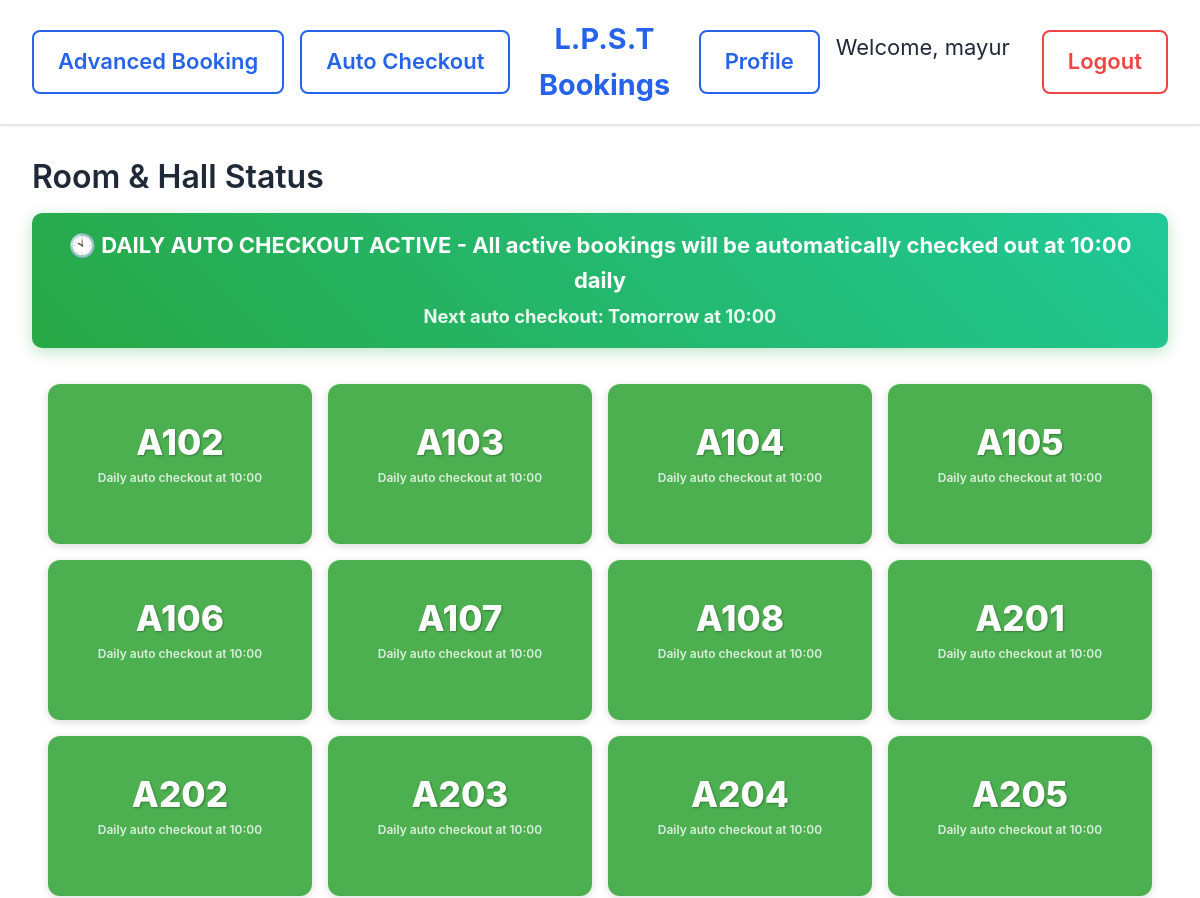
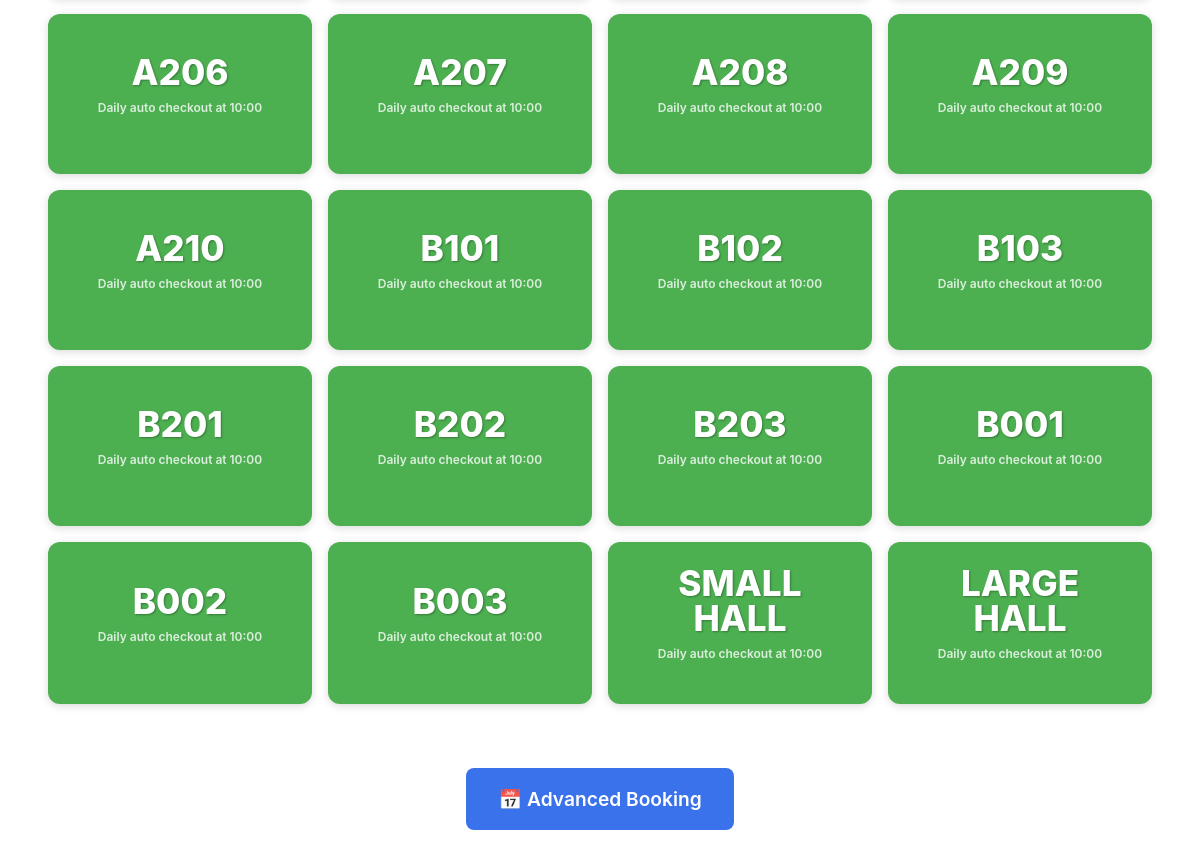
Screenshot of /grid.php (signed in) with the database file from the repository (2 pictures, top to bottom).
### tables this page shows
CREATE TABLE `resources` (
  `id` int(11) NOT NULL,
  `type` enum('room','hall') NOT NULL,
  `identifier` varchar(50) NOT NULL,
  `display_name` varchar(100) NOT NULL,
  `custom_name` varchar(100) DEFAULT NULL,
  `is_active` tinyint(1) DEFAULT 1,
  `created_at` timestamp NULL DEFAULT current_timestamp(),
  `updated_at` timestamp NULL DEFAULT current_timestamp() ON UPDATE current_timestamp()
);

### grid.php (the view, shortened to what this page needs)
<?php
$database = new Database();
$pdo = $database->getConnection();
$stmt = $pdo->prepare("SELECT * FROM resources WHERE is_active = 1 ORDER BY type, CAST(identifier AS UNSIGNED), identifier");
$stmt->execute();
$resources = $stmt->fetchAll();
?>
<!DOCTYPE html>
<html lang="en">
<head>
    <link rel="stylesheet" href="assets/style.css">
</head>
<body>
    <nav class="top-nav">
        <div class="nav-links">
            <a href="advanced.php" class="nav-button">Advanced Booking</a>
            <a href="admin/auto_checkout_settings.php" class="nav-button">Auto Checkout</a>
        </div>
        <a href="/" class="nav-brand">L.P.S.T Bookings</a>
        <div class="nav-links">
            <a href="admin/profile.php" class="nav-button">Profile</a>
            <span style="margin-right: 1rem;">Welcome, <?= htmlspecialchars($_SESSION['username']) ?></span>
            <a href="logout.php" class="nav-button danger">Logout</a>
        </div>
    </nav>
    <div class="container">
        <h2>Room & Hall Status</h2>
        <?php
        $stmt = $pdo->query("SELECT setting_key, setting_value FROM system_settings WHERE setting_key IN ('auto_checkout_enabled', 'auto_checkout_time')");
        $autoSettings = [];
        while ($row = $stmt->fetch()) {
            $autoSettings[$row['setting_key']] = $row['setting_value'];
        }
        $autoEnabled = ($autoSettings['auto_checkout_enabled'] ?? '1') === '1';
        $autoTime = $autoSettings['auto_checkout_time'] ?? '10:00';
        ?>
        <?php if ($autoEnabled): ?>
            <div style="background: linear-gradient(45deg, #28a745, #20c997); color: white; padding: 15px; border-radius: 10px; margin-bottom: 20px; text-align: center; font-weight: bold; box-shadow: 0 4px 15px rgba(40,167,69,0.3);">
                🕙 DAILY AUTO CHECKOUT ACTIVE - All active bookings will be automatically checked out at <?= $autoTime ?> daily
                <br><small style="opacity: 0.9;">Next auto checkout: Tomorrow at <?= $autoTime ?></small>
            </div>
        <?php endif; ?>
        <div class="resources-grid">
            <?php foreach ($resources as $resource): ?>
                <?php
                $displayName = $resource['custom_name'] ?: $resource['display_name'];
                $boxClass = 'vacant';
                $autoCheckoutNotice = $autoEnabled ? "Daily auto checkout at {$autoTime}" : "Auto checkout disabled";
                ?>
                <div class="resource-box <?= $boxClass ?>" data-resource-id="<?= $resource['id'] ?>" onclick="toggleResourceBox(this)">
                    <div class="resource-number">
                        <?php
                        if ($resource['type'] === 'room') {
                            if ($resource['custom_name']) {
                                echo htmlspecialchars($resource['custom_name']);
                            } else {
                                preg_match('/\d+/', $displayName, $matches);
                                echo $matches[0] ?? $resource['identifier'];
                            }
                        } else {
                            if ($resource['custom_name']) {
                                echo htmlspecialchars($resource['custom_name']);
                            } else {
                                echo $resource['type'] === 'hall' && strpos($displayName, 'SMALL') !== false ? 'SH' : 'BH';
                            }
                        }
                        ?>
                    </div>
                    <div style="font-size: 12px; color: rgba(255,255,255,0.8); margin-top: 0.5rem; text-align: center;">
                        <?= $autoCheckoutNotice ?>
                    </div>
                </div>
            <?php endforeach; ?>
        </div>
        <div style="text-align: center; margin: 2rem 0;">
            <a href="advanced.php" class="btn btn-primary" style="font-size: 1.2rem; padding: 1rem 2rem;">
                📅 Advanced Booking
            </a>
        </div>
    </div>
</body>
</html>

### assets/style.css (style rules this page uses)
:root { --primary-color: #2563eb; --success-color: #10b981; --danger-color: #ef4444; --warning-color: #f59e0b; --dark-color: #1f2937; --light-color: #f9fafb; --border-color: #e5e7eb; --shadow-sm: 0 1px 2px 0 rgb(0 0 0 / 0.05); --shadow-md: 0 4px 6px -1px rgb(0 0 0 / 0.1); --shadow-lg: 0 10px 15px -3px rgb(0 0 0 / 0.1); --transition: all 0.3s ease; }
* { margin: 0; padding: 0; box-sizing: border-box; }
body { font-family: 'Inter', 'Segoe UI', Tahoma, Geneva, Verdana, sans-serif; font-size: 22px; line-height: 1.6; background-color: white; color: var(--dark-color); }
h1, h2, h3, h4, h5, h6 { font-weight: 600; line-height: 1.2; margin-bottom: 1rem; }
h2 { font-size: 2rem; }
.top-nav { position: sticky; top: 0; z-index: 1000; background: white; border-bottom: 2px solid var(--border-color); padding: 1rem 2rem; display: flex; justify-content: space-between; align-items: center; box-shadow: var(--shadow-sm); }
.nav-brand { font-size: 1.8rem; font-weight: 700; color: var(--primary-color); text-decoration: none; flex: 1; text-align: center; }
.nav-links { display: flex; gap: 1rem; }
.nav-button { padding: 0.75rem 1.5rem; border: 2px solid var(--primary-color); background: white; color: var(--primary-color); text-decoration: none; border-radius: 8px; font-weight: 600; transition: var(--transition); }
.nav-button.danger { border-color: var(--danger-color); color: var(--danger-color); }
.container { max-width: 1400px; margin: 0 auto; padding: 2rem; }
.resources-grid { display: grid; grid-template-columns: repeat(auto-fit, minmax(180px, 1fr)); gap: 1rem; margin-bottom: 3rem; padding: 1rem; }
.resource-box { position: relative; background: #2e7d32; border: none; border-radius: 8px; padding: 1.5rem; text-align: center; transition: all 0.3s ease; min-height: 140px; display: flex; flex-direction: column; justify-content: center; color: white; font-weight: 600; box-shadow: 0 2px 8px rgba(0, 0, 0, 0.15); cursor: pointer; overflow: hidden; }
.resource-box.vacant { background: #4caf50; color: white; }
.resource-box { position: relative; background: #2e7d32; border: none; border-radius: 12px; padding: 1rem; text-align: center; transition: all 0.3s ease; min-height: 100px; display: flex; flex-direction: column; justify-content: center; align-items: center; color: white; font-weight: 600; box-shadow: 0 2px 8px rgba(0, 0, 0, 0.15); cursor: pointer; overflow: hidden; }
.resource-number { font-size: 2.5rem; font-weight: 800; color: white; text-shadow: 1px 1px 2px rgba(0, 0, 0, 0.3); margin: 0; line-height: 1; }
.btn-primary { background: var(--primary-color); color: white; }
@media (min-width: 769px) and (max-width: 1200px) { .resources-grid { grid-template-columns: repeat(4, 1fr); gap: 1rem; } }
@media (min-width: 769px) and (max-width: 1200px) { .resource-box { min-height: 160px; padding: 1.5rem; } }
@media (min-width: 769px) and (max-width: 1200px) { .resource-number { font-size: 2.2rem; } }

### rows the page displays
resources: custom_name "A102", autoCheckoutNotice "Daily auto checkout at 10:00"
resources: custom_name "A103", autoCheckoutNotice "Daily auto checkout at 10:00"
resources: custom_name "A104", autoCheckoutNotice "Daily auto checkout at 10:00"
resources: custom_name "A105", autoCheckoutNotice "Daily auto checkout at 10:00"
resources: custom_name "A106", autoCheckoutNotice "Daily auto checkout at 10:00"
resources: custom_name "A107", autoCheckoutNotice "Daily auto checkout at 10:00"
resources: custom_name "A108", autoCheckoutNotice "Daily auto checkout at 10:00"
resources: custom_name "A201", autoCheckoutNotice "Daily auto checkout at 10:00"
resources: custom_name "A202", autoCheckoutNotice "Daily auto checkout at 10:00"
resources: custom_name "A203", autoCheckoutNotice "Daily auto checkout at 10:00"
resources: custom_name "A204", autoCheckoutNotice "Daily auto checkout at 10:00"
resources: custom_name "A205", autoCheckoutNotice "Daily auto checkout at 10:00"
resources: custom_name "A206", autoCheckoutNotice "Daily auto checkout at 10:00"
resources: custom_name "A207", autoCheckoutNotice "Daily auto checkout at 10:00"
resources: custom_name "A208", autoCheckoutNotice "Daily auto checkout at 10:00"
resources: custom_name "A209", autoCheckoutNotice "Daily auto checkout at 10:00"
resources: custom_name "A210", autoCheckoutNotice "Daily auto checkout at 10:00"
resources: custom_name "B101", autoCheckoutNotice "Daily auto checkout at 10:00"
resources: custom_name "B102", autoCheckoutNotice "Daily auto checkout at 10:00"
resources: custom_name "B103", autoCheckoutNotice "Daily auto checkout at 10:00"
resources: custom_name "B201", autoCheckoutNotice "Daily auto checkout at 10:00"
resources: custom_name "B202", autoCheckoutNotice "Daily auto checkout at 10:00"
resources: custom_name "B203", autoCheckoutNotice "Daily auto checkout at 10:00"
resources: custom_name "B001", autoCheckoutNotice "Daily auto checkout at 10:00"
resources: custom_name "B002", autoCheckoutNotice "Daily auto checkout at 10:00"
resources: custom_name "B003", autoCheckoutNotice "Daily auto checkout at 10:00"
resources: custom_name "SMALL HALL", autoCheckoutNotice "Daily auto checkout at 10:00"
resources: custom_name "LARGE HALL", autoCheckoutNotice "Daily auto checkout at 10:00"

### other values shown
$_SESSION['username'] "mayur"
$autoTime "10:00"
